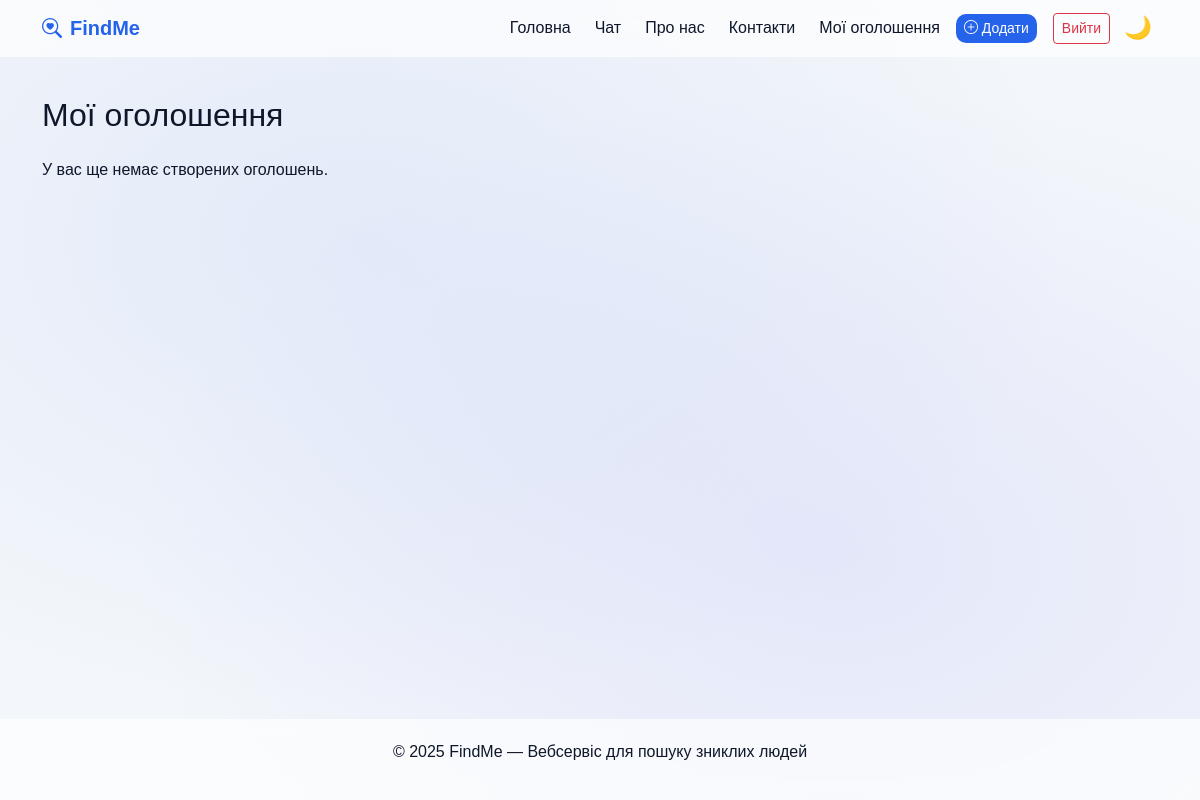
/my-posts/ (signed in), run on an earlier commit of the app's database.
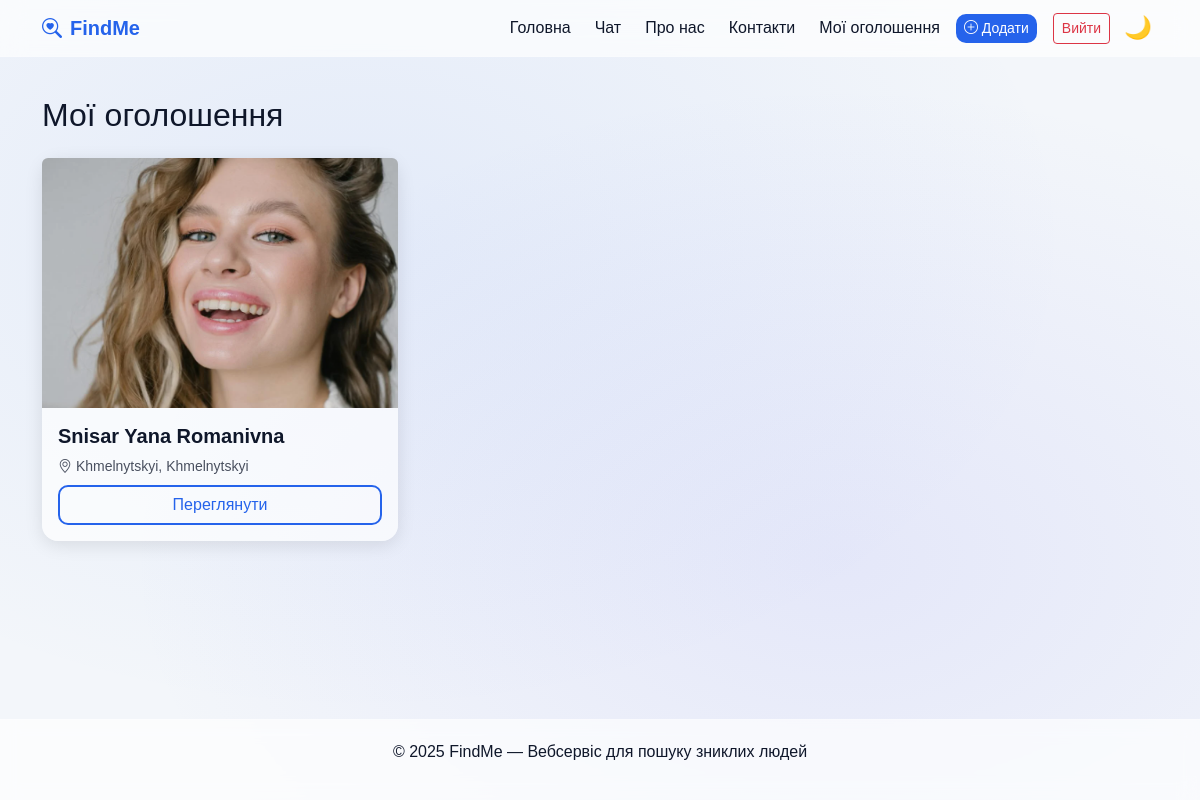
And on a later commit of the database.
### missing_persons/models.py (models this page shows, shortened)
class MissingPerson(models.Model):
    STATUS_CHOICES = [
        ('active', 'Активне'),
        ('found', 'Знайдено'),
        ('archived', 'Архівовано'),
    ]
    user = models.ForeignKey(User, on_delete=models.CASCADE)
    full_name = models.CharField(max_length=150)
    birth_date = models.DateField(null=True, blank=True)
    missing_date = models.DateField()
    region = models.CharField(max_length=100)
    city = models.CharField(max_length=100)
    description = models.TextField()
    photo = models.ImageField(upload_to='missing_persons/', blank=True, null=True)
    status = models.CharField(max_length=20, choices=STATUS_CHOICES, default='active')
    created_at = models.DateTimeField(auto_now_add=True)
    location = models.CharField("Останнє місце, де бачили", max_length=255, blank=True, null=True)
    latitude = models.FloatField(blank=True, null=True)
    longitude = models.FloatField(blank=True, null=True)

### missing_persons/views.py (the view)
# urls.py: path('my-posts/', mp_views.my_posts, name='my_posts'),
@login_required
def my_posts(request):
    persons = MissingPerson.objects.filter(user=request.user)
    return render(request, 'my_posts.html', {'persons': persons})

### templates/my_posts.html
{% extends 'base.html' %}
{% block content %}
<h2 class="mb-4">Мої оголошення</h2>
{% if persons %}
<div class="row g-4">
  {% for p in persons %}
  <div class="col-md-4">
    <div class="card h-100">
      {% if p.photo %}
      <img src="{{ p.photo.url }}" class="card-img-top rounded-top" alt="{{ p.full_name }}">
      {% endif %}
      <div class="card-body">
        <h5 class="fw-semibold">{{ p.full_name }}</h5>
        <p class="text-muted small mb-2"><i class="bi bi-geo-alt"></i> {{ p.city }}, {{ p.region }}</p>
        <a href="{% url 'missing_detail' p.pk %}" class="btn btn-outline-primary w-100">Переглянути</a>
      </div>
    </div>
  </div>
  {% endfor %}
</div>
{% else %}
  <p>У вас ще немає створених оголошень.</p>
{% endif %}
{% endblock %}

What changed in the data, as far as the page shows it:
added MissingPerson: photo (picture), full_name "Snisar Yana Romanivna", city "Khmelnytskyi", region "Khmelnytskyi"
Also different on the page:
text no longer shown: "У вас ще немає створених оголошень."
